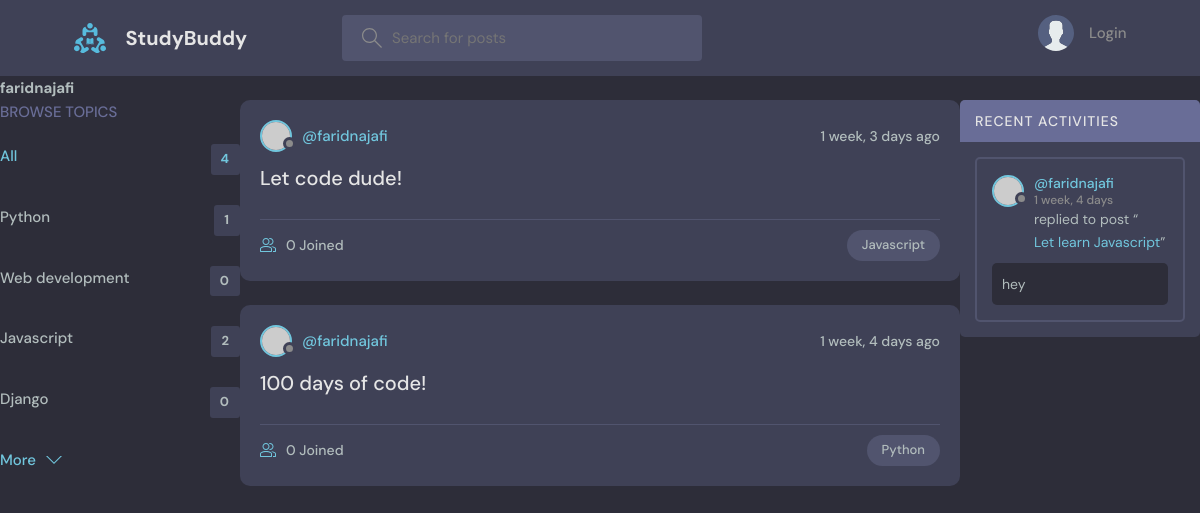
Page /profile/1/ on the earlier database version.
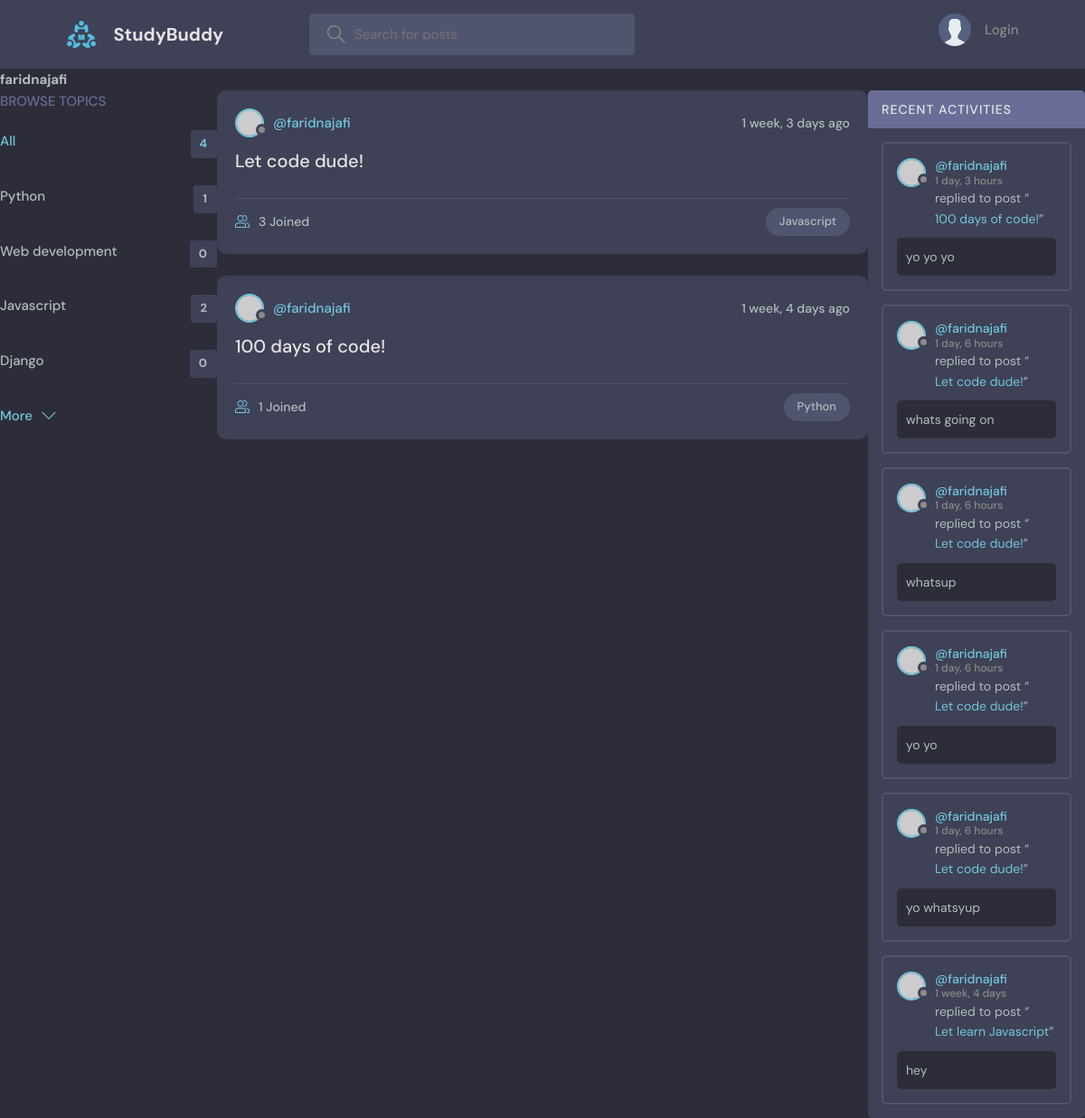
Same page on the later database version.
### base/models.py (models this page shows, shortened)
class Topic(models.Model):
    name = models.CharField(max_length=200)

class Room(models.Model):
    host =models.ForeignKey(User, on_delete=models.SET_NULL, null=True)
    topic = models.ForeignKey(Topic, on_delete=models.SET_NULL, null=True)
    name = models.CharField(max_length=200)
    description = models.TextField(null=True, blank=True)
    participants = models.ManyToManyField(User, related_name='participants', blank=True)
    updated = models.DateTimeField(auto_now=True)
    created = models.DateTimeField(auto_now_add=True)
    class Meta:
        ordering = ['-updated', '-created']

class Message(models.Model):
    user = models.ForeignKey(User, on_delete=models.CASCADE)
    room = models.ForeignKey(Room, on_delete=models.CASCADE)
    body = models.TextField()
    updated = models.DateTimeField(auto_now=True)
    created = models.DateTimeField(auto_now_add=True)
    class Meta:
        ordering = ['-updated', '-created']

### base/views.py (the view)
def userProfile(request, pk):
    user=User.objects.get(id=pk)
    rooms= user.room_set.all()
    room_messages=user.message_set.all()
    topics = Topic.objects.all()
    context = {'user': user,'rooms': rooms,'room_messages': room_messages,'topics': topics}
    return render(request, 'base/profile.html', context)

### base/templates/base/profile.html (shortened to what this page needs)
{% extends 'main.html'%}
{% block content %}
<h1>{{user.username}}</h1>
<div class="profile-container">
    <div>
        {%include 'base/topics_component.html'%}
    </div>
    <div>
        {%include 'base/feed_component.html'%}
    </div>
    <div>
        {%include 'base/activity_component.html'%}
    </div>
</div>
{% endblock content %}

### templates/main.html (shortened to what this page needs)
<!DOCTYPE html>
<html lang="en">
  {% load static %}
  <head>
    <link rel="stylesheet" href="{% static 'styles/style.css' %}" />
  </head>
  <body>
    {% include 'navbar.html' %}
    {% block content %}
    {% endblock %}
  </body>
</html>

### templates/navbar.html (shortened to what this page needs)
{% load static %}
<header class="header header--loggedIn">
    <div class="container">
      <a href="{% url 'home' %}" class="header__logo">
        <img src="{%static 'images/logo.svg'%}" />
        <h1>StudyBuddy</h1>
      </a>
      <form class="header__search" method='GET' action ="{% url 'home' %}">
        <label>
          <input name="q" placeholder="Search for posts" />
        </label>
      </form>
      <nav class="header__menu">
        {% if request.user.is_authenticated %}
        <div class="header__user">
          <a href="profile.html">
            <div class="avatar avatar--medium active">
              <img src="" />
            </div>
            <p>{{request.user.username}} <span>@{{request.user.username}}</span></p>
          </a>
          <button class="dropdown-button">
            <svg version="1.1" xmlns="http://www.w3.org/2000/svg" width="32" height="32" viewBox="0 0 32 32">
              <title>chevron-down</title>
              <path d="M16 21l-13-13h-3l16 16 16-16h-3l-13 13z"></path>
            </svg>
          </button>
        </div>
        {% else %}
        <a href="{% url 'login' %}">
          <img src="{% static 'images/avatar.svg' %}" />
          <p>Login</p>
        </a>
        {% endif %}
      </nav>
    </div>
  </header>

### base/templates/base/topics_component.html
<div class="topics">
    <div class="topics__header">
      <h2>Browse Topics</h2>
    </div>
    <ul class="topics__list">
      <li>
        <a href="{% url 'home' %}" class="active">All <span>{{topics.count}}</span></a>
      </li>
      {% for topic in topics %}
      <li>
        <a href="{% url 'home' %}?q={{topic.name}}">{{topic.name}} <span>{{topic.room_set.all.count}}</span></a>
      </li>
      {% endfor %}
    </ul>
    <a class="btn btn--link" href="topics.html">
      More
      <svg version="1.1" xmlns="http://www.w3.org/2000/svg" width="32" height="32" viewBox="0 0 32 32">
        <title>chevron-down</title>
        <path d="M16 21l-13-13h-3l16 16 16-16h-3l-13 13z"></path>
      </svg>
    </a>
  </div>

### base/templates/base/feed_component.html (shortened to what this page needs)
{% for room in rooms %}
<div class="roomListRoom">
            <div class="roomListRoom__header">
              <a href="{% url 'user-profile' room.host.id %}" class="roomListRoom__author">
                <div class="avatar avatar--small">
                  <img src="https://randomuser.me/api/portraits/women/11.jpg" />
                </div>
                <span>@{{room.host.username}}</span>
              </a>
              <div class="roomListRoom__actions">
                <span>{{room.created|timesince}} ago</span>
              </div>
            </div>
            <div class="roomListRoom__content">
              <a href="{% url 'room' room.id %}">{{room.name}}</a>
            </div>
            <div class="roomListRoom__meta">
              <a href="{% url 'room' room.id %}" class="roomListRoom__joined">
                {{room.participants.all.count}} Joined
              </a>
              <p class="roomListRoom__topic">{{room.topic.name}}</p>
            </div>
          </div>
          {% endfor %}

### base/templates/base/activity_component.html (shortened to what this page needs)
<div class="activities">
    <div class="activities__header">
      <h2>Recent Activities</h2>
    </div>
    {% for message in room_messages%}
    <div class="activities__box">
      <div class="activities__boxHeader roomListRoom__header">
        <a href="{% url 'user-profile' message.user.id %}" class="roomListRoom__author">
          <div class="avatar avatar--small">
            <img src="https://randomuser.me/api/portraits/women/11.jpg" />
          </div>
          <p>
            @{{message.user}}
            <span>{{message.created|timesince}}</span>
          </p>
        </a>
      </div>
      <div class="activities__boxContent">
        <p>replied to post “<a href="{%url 'room' message.room.id%}">{{message.room.name}}</a>”</p>
        <div class="activities__boxRoomContent">
         {{message.body}}
        </div>
      </div>
    </div>
    {% endfor %}
  </div>

### base/templates/base/profile.html (style rules this page uses)
.profile-container { display: grid; grid-template-columns: 1fr 3fr 1fr; }

Differences in the rows shown:
changed Room "Let code dude!": participants.all.count "0" → "3"
computed for Room "100 days of code!": participants.all.count "0" → "1"
added Message: user "faridnajafi", created "1 day, 3 hours", room.name "100 days of code!", body "yo yo yo"
added Message: user "faridnajafi", created "1 day, 6 hours", room.name "Let code dude!", body "whats going on"
added Message: user "faridnajafi", created "1 day, 6 hours", room.name "Let code dude!", body "whatsup"
added Message: user "faridnajafi", created "1 day, 6 hours", room.name "Let code dude!", body "yo yo"
added Message: user "faridnajafi", created "1 day, 6 hours", room.name "Let code dude!", body "yo whatsyup"
